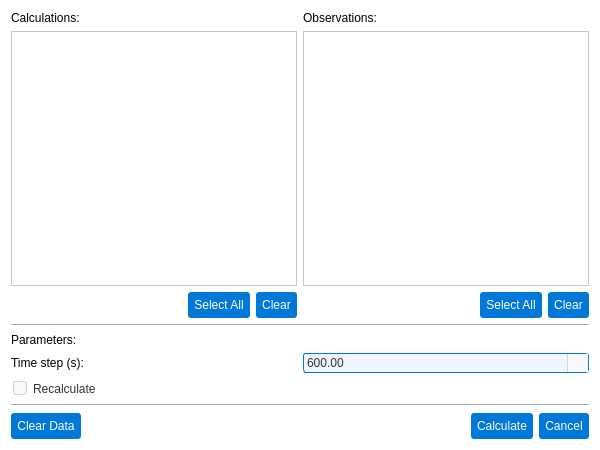
<?xml version="1.0" encoding="UTF-8"?>
<ui version="4.0">
 <class>CalculationDialog</class>
 <widget class="QDialog" name="CalculationDialog">
  <property name="windowModality">
   <enum>Qt::WindowModality::ApplicationModal</enum>
  </property>
  <property name="geometry">
   <rect>
    <x>0</x>
    <y>0</y>
    <width>600</width>
    <height>450</height>
   </rect>
  </property>
  <property name="sizePolicy">
   <sizepolicy hsizetype="Fixed" vsizetype="Fixed">
    <horstretch>0</horstretch>
    <verstretch>0</verstretch>
   </sizepolicy>
  </property>
  <property name="minimumSize">
   <size>
    <width>600</width>
    <height>450</height>
   </size>
  </property>
  <property name="maximumSize">
   <size>
    <width>600</width>
    <height>450</height>
   </size>
  </property>
  <property name="windowTitle">
   <string>Perform Calculations</string>
  </property>
  <property name="windowIcon">
   <iconset resource="../gui/icons/icons.qrc">
    <normaloff>:/icons/calculate.svg</normaloff>:/icons/calculate.svg</iconset>
  </property>
  <property name="styleSheet">
   <string notr="true">background-color: #ffffff; font-family: Arial;</string>
  </property>
  <property name="modal">
   <bool>true</bool>
  </property>
  <layout class="QGridLayout" name="gridLayout_3">
   <item row="1" column="0">
    <widget class="Line" name="line">
     <property name="orientation">
      <enum>Qt::Orientation::Horizontal</enum>
     </property>
    </widget>
   </item>
   <item row="0" column="0">
    <layout class="QGridLayout" name="gridLayout">
     <item row="6" column="2">
      <layout class="QHBoxLayout" name="horizontalLayout_2">
       <item>
        <spacer name="horizontalSpacer_3">
         <property name="orientation">
          <enum>Qt::Orientation::Horizontal</enum>
         </property>
         <property name="sizeHint" stdset="0">
          <size>
           <width>40</width>
           <height>20</height>
          </size>
         </property>
        </spacer>
       </item>
       <item>
        <widget class="QPushButton" name="selectAllCalcButton">
         <property name="styleSheet">
          <string notr="true">QPushButton {
    background-color: #0078d7;
    color: #ffffff;
    padding: 6px;
    border-radius: 3px;
    border: none;
}
QPushButton:hover {
    background-color: #1a8cff;
}
QPushButton:pressed {
    background-color: #005bb5;
    padding-top: 7px;
    padding-bottom: 5px;
}</string>
         </property>
         <property name="text">
          <string>Select All</string>
         </property>
        </widget>
       </item>
       <item>
        <widget class="QPushButton" name="clearAllCalcButton">
         <property name="styleSheet">
          <string notr="true">QPushButton {
    background-color: #0078d7;
    color: #ffffff;
    padding: 6px;
    border-radius: 3px;
    border: none;
}
QPushButton:hover {
    background-color: #1a8cff;
}
QPushButton:pressed {
    background-color: #005bb5;
    padding-top: 7px;
    padding-bottom: 5px;
}</string>
         </property>
         <property name="text">
          <string>Clear</string>
         </property>
        </widget>
       </item>
      </layout>
     </item>
     <item row="3" column="3">
      <widget class="QListWidget" name="targetList">
       <property name="selectionMode">
        <enum>QAbstractItemView::SelectionMode::MultiSelection</enum>
       </property>
      </widget>
     </item>
     <item row="2" column="3">
      <widget class="QLabel" name="labelTargets">
       <property name="text">
        <string>Observations:</string>
       </property>
      </widget>
     </item>
     <item row="2" column="2">
      <widget class="QLabel" name="labelCalc">
       <property name="text">
        <string>Calculations:</string>
       </property>
      </widget>
     </item>
     <item row="3" column="2">
      <widget class="QListWidget" name="calcList"/>
     </item>
     <item row="6" column="3">
      <layout class="QHBoxLayout" name="horizontalLayout">
       <item>
        <spacer name="horizontalSpacer_2">
         <property name="orientation">
          <enum>Qt::Orientation::Horizontal</enum>
         </property>
         <property name="sizeHint" stdset="0">
          <size>
           <width>40</width>
           <height>20</height>
          </size>
         </property>
        </spacer>
       </item>
       <item>
        <widget class="QPushButton" name="selectAllObsButton">
         <property name="styleSheet">
          <string notr="true">QPushButton {
    background-color: #0078d7;
    color: #ffffff;
    padding: 6px;
    border-radius: 3px;
    border: none;
}
QPushButton:hover {
    background-color: #1a8cff;
}
QPushButton:pressed {
    background-color: #005bb5;
    padding-top: 7px;
    padding-bottom: 5px;
}</string>
         </property>
         <property name="text">
          <string>Select All</string>
         </property>
         <property name="flat">
          <bool>true</bool>
         </property>
        </widget>
       </item>
       <item>
        <widget class="QPushButton" name="clearAllObsButton">
         <property name="styleSheet">
          <string notr="true">QPushButton {
    background-color: #0078d7;
    color: #ffffff;
    padding: 6px;
    border-radius: 3px;
    border: none;
}
QPushButton:hover {
    background-color: #1a8cff;
}
QPushButton:pressed {
    background-color: #005bb5;
    padding-top: 7px;
    padding-bottom: 5px;
}</string>
         </property>
         <property name="text">
          <string>Clear</string>
         </property>
        </widget>
       </item>
      </layout>
     </item>
    </layout>
   </item>
   <item row="2" column="0">
    <widget class="QLabel" name="labelParameters">
     <property name="font">
      <font>
       <family>Arial</family>
       <bold>false</bold>
      </font>
     </property>
     <property name="text">
      <string>Parameters:</string>
     </property>
    </widget>
   </item>
   <item row="5" column="0">
    <layout class="QHBoxLayout" name="buttonLayout">
     <item>
      <widget class="QPushButton" name="clrButton">
       <property name="styleSheet">
        <string notr="true">QPushButton {
    background-color: #0078d7;
    color: #ffffff;
    padding: 6px;
    border-radius: 3px;
    border: none;
}
QPushButton:hover {
    background-color: #1a8cff;
}
QPushButton:pressed {
    background-color: #005bb5;
    padding-top: 7px;
    padding-bottom: 5px;
}</string>
       </property>
       <property name="text">
        <string>Clear Data</string>
       </property>
      </widget>
     </item>
     <item>
      <spacer name="horizontalSpacer">
       <property name="orientation">
        <enum>Qt::Orientation::Horizontal</enum>
       </property>
       <property name="sizeHint" stdset="0">
        <size>
         <width>40</width>
         <height>20</height>
        </size>
       </property>
      </spacer>
     </item>
     <item>
      <widget class="QPushButton" name="calcButton">
       <property name="styleSheet">
        <string notr="true">QPushButton {
    background-color: #0078d7;
    color: #ffffff;
    padding: 6px;
    border-radius: 3px;
    border: none;
}
QPushButton:hover {
    background-color: #1a8cff;
}
QPushButton:pressed {
    background-color: #005bb5;
    padding-top: 7px;
    padding-bottom: 5px;
}</string>
       </property>
       <property name="text">
        <string>Calculate</string>
       </property>
       <property name="autoDefault">
        <bool>false</bool>
       </property>
       <property name="flat">
        <bool>true</bool>
       </property>
      </widget>
     </item>
     <item>
      <widget class="QPushButton" name="cancelButton">
       <property name="styleSheet">
        <string notr="true">QPushButton {
    background-color: #0078d7;
    color: #ffffff;
    padding: 6px;
    border-radius: 3px;
    border: none;
}
QPushButton:hover {
    background-color: #1a8cff;
}
QPushButton:pressed {
    background-color: #005bb5;
    padding-top: 7px;
    padding-bottom: 5px;
}</string>
       </property>
       <property name="text">
        <string>Cancel</string>
       </property>
       <property name="autoDefault">
        <bool>true</bool>
       </property>
       <property name="flat">
        <bool>true</bool>
       </property>
      </widget>
     </item>
    </layout>
   </item>
   <item row="3" column="0">
    <layout class="QGridLayout" name="gridLayout_2">
     <item row="0" column="0">
      <widget class="QLabel" name="labelTimestep">
       <property name="text">
        <string>Time step (s):</string>
       </property>
      </widget>
     </item>
     <item row="0" column="1">
      <widget class="QDoubleSpinBox" name="timeStepSpin">
       <property name="styleSheet">
        <string notr="true">/* Base style for QDoubleSpinBox */
QDoubleSpinBox {
    font-family: Arial;
    font-size: 9pt;
    color: #333333;
    padding: 1px;
    padding-right: 20px;
    border-radius: 3px;
    background-color: #f9f9f9; /* Matches readOnly QLineEdit background */
    border: 1px solid #d3d3d3; /* Matches readOnly QLineEdit border */
}

/* Editable state */
QDoubleSpinBox:editable {
    background-color: #f0f6ff; /* Matches editable QComboBox background */
    border: 1px solid #0078d7; /* Matches editable QComboBox border */
}

/* Editable hover state */
QDoubleSpinBox:editable:hover {
    border: 1px solid #1a8cff; /* Matches editable QComboBox:hover border */
}

/* Editable focus state */
QDoubleSpinBox:editable:focus {
    border: 1px solid #005bb5; /* Matches editable QComboBox:focus border */
    background-color: #ffffff; /* Matches editable QComboBox:focus background */
}

/* Non-editable state */
QDoubleSpinBox:!editable {
    background-color: #f0f6ff; /* Matches non-editable QComboBox background */
    border: 1px solid #0078d7; /* Matches non-editable QComboBox border */
}

/* Non-editable hover state */
QDoubleSpinBox:!editable:hover {
    border: 1px solid #1a8cff; /* Matches non-editable QComboBox:hover border */
}

/* Non-editable focus state */
QDoubleSpinBox:!editable:focus {
    border: 1px solid #005bb5; /* Matches non-editable QComboBox:focus border */
    background-color: #ffffff; /* Matches non-editable QComboBox:focus background */
}

/* Styling for up/down buttons */
QDoubleSpinBox::up-button, QDoubleSpinBox::down-button {
    subcontrol-origin: padding;
    width: 20px;
    border-left: 1px solid #d3d3d3; /* Visual separation like QComboBox drop-down */
    background-color: #f9f9f9; /* Matches QComboBox drop-down background */
}
/* Hover state for up/down buttons */
QDoubleSpinBox::up-button:hover, QDoubleSpinBox::down-button:hover {
    background-color: #0078d7; /* Matches QComboBox drop-down:hover */
}

/* Up arrow styling */
QDoubleSpinBox::up-arrow {
    width: 12px;
    height: 12px;
    image: url(:/icons/up_arrow_icon.svg); /* Ensure this icon exists */
}
/* Down arrow styling */
QDoubleSpinBox::down-arrow {
    width: 12px;
    height: 12px;
    image: url(:/icons/down_arrow_icon.svg); /* Matches QComboBox down-arrow */
}</string>
       </property>
       <property name="minimum">
        <double>1.000000000000000</double>
       </property>
       <property name="maximum">
        <double>3600.000000000000000</double>
       </property>
       <property name="value">
        <double>600.000000000000000</double>
       </property>
      </widget>
     </item>
     <item row="1" column="0" colspan="2">
      <widget class="QCheckBox" name="recalculateCheck">
       <property name="styleSheet">
        <string notr="true">/* Основной стиль QCheckBox */
QCheckBox {
    font-family: Arial;
    font-size: 9pt;
    color: #333333;
    spacing: 6px;
    padding: 2px;
    outline: none;
}

QCheckBox::item {
    padding: 2px;
}

/* Индикатор чекбокса */
QCheckBox::indicator {
    width: 12px;
    height: 12px;
    border-radius: 3px;
    border: 1px solid #d3d3d3;
    background-color: #f9f9f9;
}

/* Unchecked состояние */
QCheckBox::indicator:unchecked {
    border: 1px solid #d3d3d3;
    background-color: #f9f9f9;
    image: none;
}

QCheckBox::indicator:unchecked:hover {
    border: 1px solid #1a8cff;
    background-color: #f0f6ff;
    image: none;
}

QCheckBox::indicator:unchecked:focus {
    border: 1px solid #005bb5;
    background-color: #f0f6ff;
    image: none;
}

/* Checked состояние - БЕЛЫЙ ФОН, стандартная граница */
QCheckBox::indicator:checked {
    border: 1px solid #0078d7;
    background-color: #ffffff; /* Белый фон */
    image: url(:/icons/check_icon.svg);
}

QCheckBox::indicator:checked:hover {
    border: 1px solid #1a8cff; /* Стандартная толщина */
    background-color: #ffffff; /* Белый фон */
    image: url(:/icons/check_icon_hover.svg);
}

QCheckBox::indicator:checked:focus {
    border: 1px solid #005bb5; /* Стандартная толщина */
    background-color: #ffffff; /* Белый фон */
    image: url(:/icons/check_icon.svg);
}

/* Disabled состояния */
QCheckBox::indicator:unchecked:disabled {
    border: 1px solid #e0e0e0;
    background-color: #f5f5f5;
    image: none;
}

QCheckBox::indicator:checked:disabled {
    border: 1px solid #cccccc;
    background-color: #f0f0f0; /* Светло-серый фон */
    image: url(:/icons/check_icon_disabled.svg);
}

QCheckBox:disabled {
    color: #999999;
}</string>
       </property>
       <property name="text">
        <string>Recalculate</string>
       </property>
       <property name="checked">
        <bool>true</bool>
       </property>
       <property name="tristate">
        <bool>false</bool>
       </property>
      </widget>
     </item>
    </layout>
   </item>
   <item row="4" column="0">
    <widget class="Line" name="line_2">
     <property name="orientation">
      <enum>Qt::Orientation::Horizontal</enum>
     </property>
    </widget>
   </item>
  </layout>
 </widget>
 <resources>
  <include location="../gui/icons/icons.qrc"/>
 </resources>
 <connections/>
</ui>
